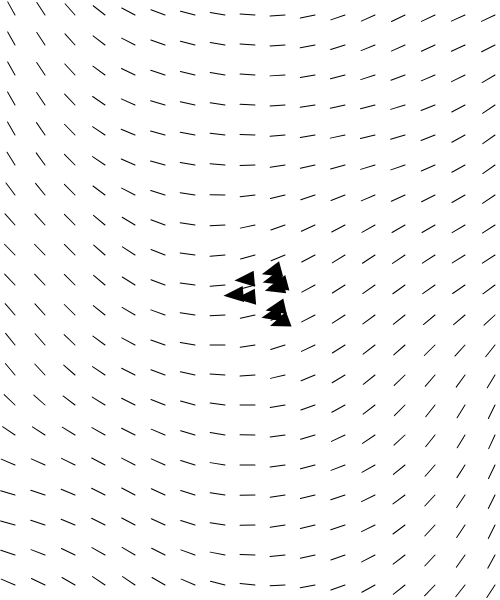
Frame 1 (no input)
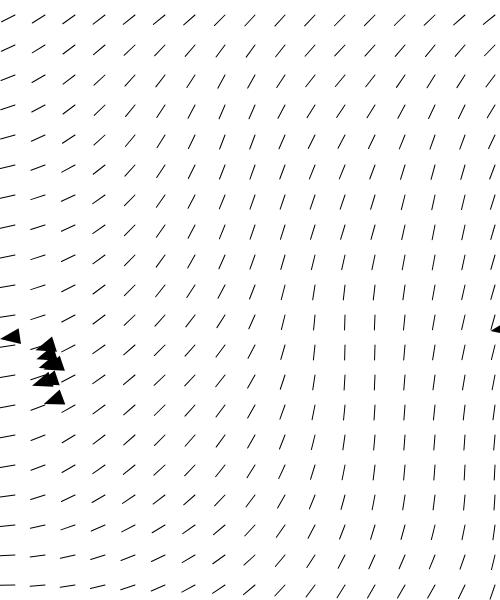
Frame 60 (no input)
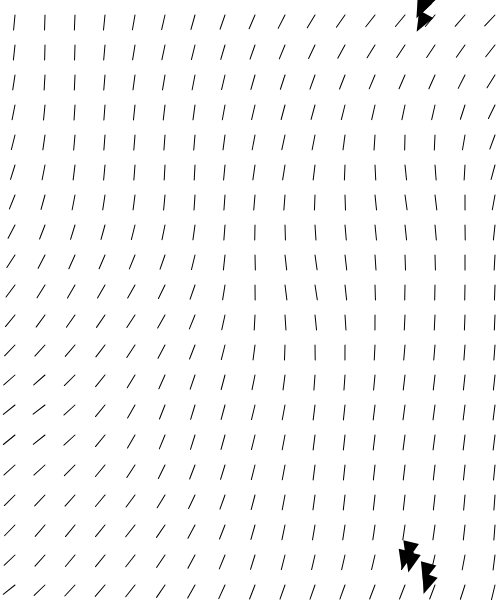
Frame 120 (the mouse pressed at the canvas centre since frame 60)

The p5.js sketch that drew these frames (run headless with seeded random() and noise() and a simulated clock; from frame 60 on, the mouse is pressed at the canvas centre):

// p5.js sketch
// ── sketch.js
"use strict"

let RESOLUTION = 30;
let rows, cols;
let angles = [];

let vehicles = [];


function setup() {
  createCanvas(500, 600);

  rows = ceil(width / RESOLUTION);
  cols = ceil(height / RESOLUTION);

  for (let i = 0; i < 10; i++) {
    vehicles.push(new Vehicle(width / 2 + random(-30, 30), height / 2 + random(-30, 30)));
  }
}

function draw() {
  background(255);

  angles = []; // to clear the array first
  for (let y = 0; y < height; y += RESOLUTION) {
    for (let x = 0; x < width; x += RESOLUTION) {

      // noise
      let fluctuation = 5.0;
      let randomness = 0.001;
      let freqX = (x + frameCount * fluctuation) * randomness;
      let freqY = (y + frameCount * fluctuation) * randomness;
      let noiseValue = noise(freqX, freqY); // 0 - 1 
      let angleFromNoise = noiseValue * TWO_PI; // 0 - 360 

      // mouse
      let angleAdj = sin(frameCount * 0.01) * PI;
      let pos = createVector(x + RESOLUTION / 2, y + RESOLUTION / 2);
      let mousePos = createVector(mouseX, mouseY);
      let vector = p5.Vector.sub(mousePos, pos);
      let angleFromMouse = vector.heading() + angleAdj;

      let angle = angleFromNoise;

      angles.push(angle);

      push();
      translate(x, y);

      noFill();
      //stroke(200);
      //rect(0,0,RESOLUTION, RESOLUTION);

      push();
      translate(RESOLUTION / 2, RESOLUTION / 2);

      rotate(angle);
      stroke(0);
      line(0, 0, RESOLUTION / 2, 0);
      pop();

      pop();
    }
  }
  print(angles.length);






  for (let i = 0; i < vehicles.length; i++) {
    let v = vehicles[i];

    //let target = createVector(mouseX, mouseY);
    //v.seek(target);

    let r = floor(v.pos.x / RESOLUTION);
    let c = floor(v.pos.y / RESOLUTION);
    let index = r + c * rows;

    v.flow(angles[index]);

    v.update();
    v.checkEdges();
    v.display();
  }
}
// ── Vehicle.js
"use strict"

class Vehicle {
  constructor(x,y) {
    this.pos = createVector(x,y);
    this.vel = createVector();
    this.acc = createVector();
    this.angle = 0;
    
    this.maxDesiredVel = 5;
    this.maxSteerForce = 0.2;
  }
  update() {
    this.vel.add(this.acc);
    this.pos.add(this.vel);
    this.acc.mult(0);
    this.angle = this.vel.heading();
  }
  applyForce(f) {
    this.acc.add(f);
  }
  seek(target) {
    let desiredVel = p5.Vector.sub(target, this.pos);
    desiredVel.normalize();
    desiredVel.mult( this.maxDesiredVel );
    
    let steerForce = p5.Vector.sub(desiredVel, this.vel);
    steerForce.limit( this.maxSteerForce );
    this.applyForce( steerForce );
  }
  flow(angle) {
    let desiredVel = p5.Vector.fromAngle( angle );
    //desiredVel.normalize();
    desiredVel.mult( this.maxDesiredVel );
    
    let steerForce = p5.Vector.sub(desiredVel, this.vel);
    steerForce.limit( this.maxSteerForce );
    this.applyForce( steerForce );
  }
  checkEdges() {
    // x axis
    if (this.pos.x < 0) {
      this.pos.x = width;
    } else if (this.pos.x > width) {
      this.pos.x = 0;
    }
    // y axis
    if (this.pos.y < 0) {
      this.pos.y = height;
    } else if (this.pos.y > height) {
      this.pos.y = 0;
    }
  }
  display() {
    push();
    translate(this.pos.x, this.pos.y);
    rotate(this.angle);
    noStroke();
    fill(0);
    triangle(0,0,-20, 8, -20, -8);
    pop();
  }
}
